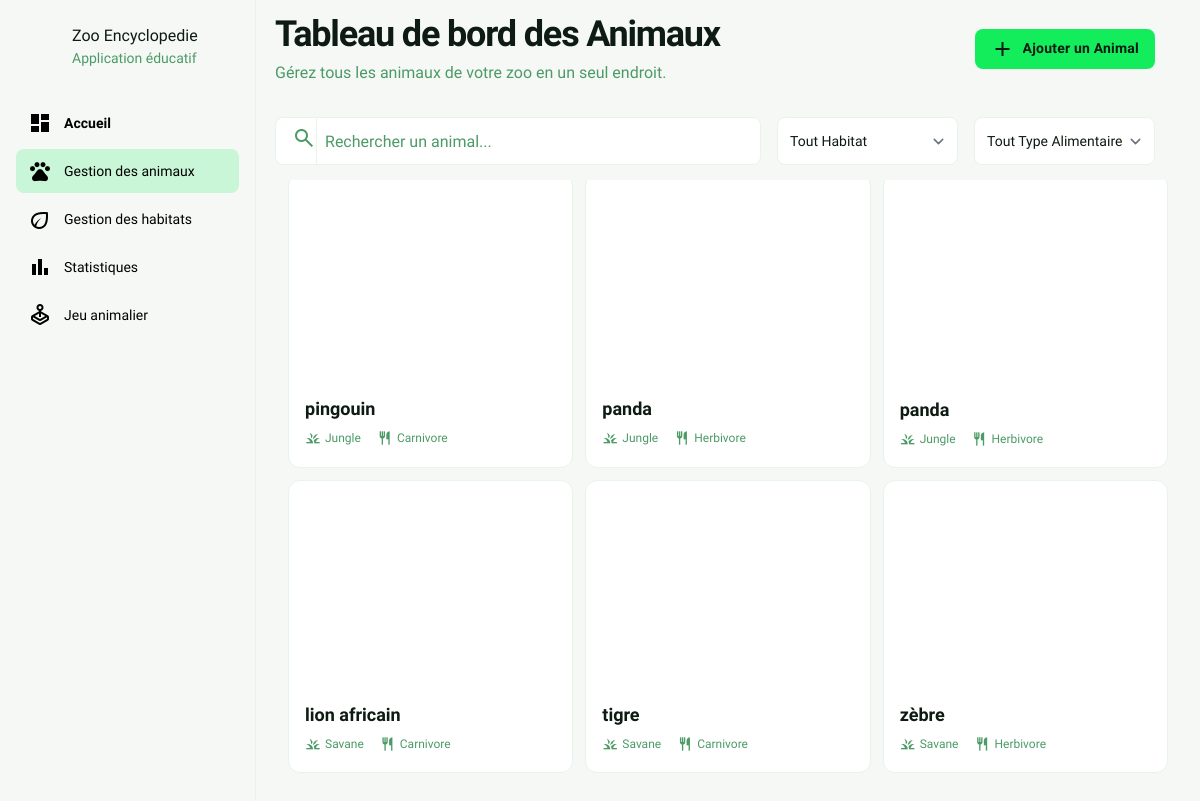
The app's page /pages/gestion_des_animaux.php with its own data.
### tables this page shows
CREATE TABLE Animal (
    IdAnimal INT PRIMARY KEY AUTO_INCREMENT,
    NomAnimal VARCHAR(100) NOT NULL,
    Type_alimentaire VARCHAR(50) not null,
    Url_image VARCHAR(100) not null,
    IdHab INT NOT NULL,
    constraint fk_habite FOREIGN KEY (IdHab) REFERENCES Habitat(IdHab),
    constraint ch_typeanimal check (
        Type_alimentaire = "Carnivore"
        or Type_alimentaire = "Herbivore"
        or Type_alimentaire = "Omnivore"
    )
);

CREATE TABLE Habitat (
    IdHab INT PRIMARY KEY AUTO_INCREMENT,
    NomHab VARCHAR(100) NOT NULL UNIQUE,
    Description_Hab VARCHAR(500) NOT NULL
);

### pages/gestion_des_animaux.php (the view, shortened to what this page needs)
<?php
include "db_connect.php";
try {
    $sql = " select a.IdAnimal ,a.NomAnimal, a.Type_alimentaire ,h.NomHab,a.Url_image from animal as a join habitat as h where  a.IdHab=h.IdHab";
    $resultat = $cennect->query($sql);
    $array_animal = $resultat->fetch_all();
} catch (Exception $e) {
    error_log('page animal (17):Erreur de connexion à la base de données.', 3, "error.log");
}
?>
<!DOCTYPE html>
<html class="light" lang="fr">
<head>
    <script src="https://cdn.tailwindcss.com?plugins=forms,container-queries"></script>
</head>
<body class="font-display bg-background-light dark:bg-background-dark">
    <div class="relative flex h-auto min-h-screen w-full group/design-root ">
        <aside
            class="flex h-screen w-64 flex-col justify-between border-r border-border-light bg-foreground-light p-4 dark:border-border-dark dark:bg-foreground-dark sticky top-0">
            <div class="flex flex-col gap-2">
                <div class="flex items-center gap-3 px-1 py-2">
                    <div class="bg-center bg-no-repeat aspect-square bg-cover rounded-full size-10"
                        data-alt="Logo du Zoo"
                        style='background-image: url("https://lh3.googleusercontent.com/aida-public/AB6AXuB0Lg1OEXJcVVLNu-F6WdrhKg3x_oITAykEs4sv1tonbmxNuSYelzNpbTz0uZeDE9pn5C1fVmaHtkBsSZswb9MqE4bPkadWEdAXoShGf6e9VFYxd2HUxueX0eXHhOxmEmwV81zxkOeXGuTh_FHL-eM-5x7tof3w167DposoHSNPe5IY9s-L-g1NpZN-optSF_VH8WfQOdshKb6i8QxLM0StObMwydCAiXrkhFc1W8izSSSn34g7N28pr0md3jJqxSnH434lfcrFMF8");'>
                    </div>
                    <div class="flex flex-col">
                        <h1
                            class="text-base font-medium leading-normal text-text-light-primary dark:text-text-dark-primary">
                            Zoo Encyclopedie</h1>
                        <p
                            class="text-sm font-normal leading-normal text-text-light-secondary dark:text-text-dark-secondary">
                            Application éducatif</p>
                    </div>
                </div>
                <nav class="mt-4 flex flex-col gap-1">
                    <a class="flex items-center gap-3 rounded-lg px-3 py-2.5 hover:bg-primary/10 dark:hover:bg-primary/20"
                        href="index.php">
                        <span class="material-symbols-outlined text-text-light dark:text-text-dark"
                            style="font-variation-settings: 'FILL' 1;">dashboard</span>
                        <span class="text-sm font-semibold leading-normal text-text-light dark:text-text-dark">Accueil
                        </span>
                    </a>
                    <a class="flex items-center gap-3 rounded-lg px-3 py-2.5 bg-primary/20 dark:bg-primary/30"
                        href="gestion_des_animaux.php">
                        <span class="material-symbols-outlined text-text-light dark:text-text-dark">pets</span>
                        <span class="text-sm font-medium leading-normal text-text-light dark:text-text-dark">Gestion des
                            animaux</span>
                    </a>
                    <a class="flex items-center gap-3 rounded-lg px-3 py-2.5 hover:bg-primary/10 dark:hover:bg-primary/20"
                        href="gestion_des_habitats.php">
                        <span class="material-symbols-outlined text-text-light dark:text-text-dark">eco</span>
                        <span class="text-sm font-medium leading-normal text-text-light dark:text-text-dark">Gestion des
                            habitats</span>
                    </a>
                    <a class="flex items-center gap-3 rounded-lg px-3 py-2.5 hover:bg-primary/10 dark:hover:bg-primary/20"
                        href="Statistiques.php">
                        <span class="material-symbols-outlined text-text-light dark:text-text-dark">bar_chart</span>
                        <span
                            class="text-sm font-medium leading-normal text-text-light dark:text-text-dark">Statistiques</span>
                    </a>
                    <a class="flex items-center gap-3 rounded-lg px-3 py-2.5 hover:bg-primary/10 dark:hover:bg-primary/20"
                        href="jeux.php">
                        <span class="material-symbols-outlined text-text-light dark:text-text-dark">joystick</span>
                        <span class="text-sm font-medium leading-normal text-text-light dark:text-text-dark">Jeu
                            animalier</span>
                    </a>
                </nav>
            </div>
        </aside>
        <div class="flex-1 flex flex-col">
            <main class="flex-1 p-4 sm:p-6 lg:p-8    ">
                <div class="mx-auto max-w-7xl   position : relative ">
                    <div class=" mt-[-35px] p-[15px] z-10 position: fixed  left-[260px] right-[30px] bg-background-light">
                        <header class="flex flex-wrap items-center justify-between gap-4">
                            <div class="flex flex-col gap-1">
                                <h1
                                    class="text-4xl font-black leading-tight tracking-[-0.033em] text-text-light-primary dark:text-text-dark-primary">
                                    Tableau de bord des Animaux</h1>
                                <p
                                    class="text-base font-normal leading-normal text-text-light-secondary dark:text-text-dark-secondary">
                                    Gérez tous les animaux de votre zoo en un seul endroit.</p>
                            </div>
                            <form action="" method="POST">
                                <button id="ajouter-animal"
                                    class="hidden h-10 min-w-[84px] cursor-pointer items-center justify-center gap-2 overflow-hidden rounded-lg bg-primary px-4 text-sm font-bold leading-normal tracking-[0.015em] text-text-light-primary sm:flex">
                                    <span class="material-symbols-outlined">add</span>
                                    <span class="truncate">Ajouter un Animal</span>
                                </button>
                            </form>
                        </header>
                        <form action="" method="POST" class="position: relative">
                            <div class="mt-8 flex flex-col gap-4 md:flex-row md:items-center">
                                <div class="flex-grow">
                                    <label class="flex h-12 w-full min-w-40 flex-col">
                                        <div class="flex h-full w-full flex-1 items-stretch rounded-lg">
                                            <div
                                                class="flex items-center justify-center rounded-l-lg border-y border-l border-border-light bg-card-light pl-4 text-text-light-secondary dark:border-border-dark dark:bg-card-dark dark:text-text-dark-secondary">
                                                <button type="submit">
                                                    <span class="material-symbols-outlined">search</span>
                                                </button>
                                            </div>
                                            <input name="search"
                                                class="form-input h-full w-full min-w-0 flex-1 resize-none overflow-hidden rounded-r-lg border border-border-light bg-card-light pl-2 text-base font-normal leading-normal text-text-light-primary placeholder:text-text-light-secondary focus:outline-0 focus:ring-2 focus:ring-primary/50 dark:border-border-dark dark:bg-card-dark dark:text-text-dark-primary dark:placeholder:text-text-dark-secondary"
                                                placeholder="Rechercher un animal..." />
                                        </div>
                                    </label>
                                </div>
                                <div class="flex flex-wrap gap-4">
                                    <div class="flex-1">
                                        <select name="Habitat"
                                            class="form-select h-12 w-full min-w-[180px] rounded-lg border border-border-light bg-card-light pr-8 text-sm font-medium text-text-light-primary focus:outline-none focus:ring-2 focus:ring-primary/50 dark:border-border-dark dark:bg-card-dark dark:text-text-dark-primary"
                                            id="habitat-filter">
                                            <option selected="">Tout Habitat</option>
                                        </select>
                                    </div>
                                    <div class="flex-1">
                                        <select name="type-Alimentaire"
                                            class="form-select h-12 w-full min-w-[180px] rounded-lg border border-border-light bg-card-light pr-8 text-sm font-medium text-text-light-primary focus:outline-none focus:ring-2 focus:ring-primary/50 dark:border-border-dark dark:bg-card-dark dark:text-text-dark-primary"
                                            id="diet-filter">
                                            <option value="Tout-Type-Alimentaire" selected>Tout Type Alimentaire</option>
                                        </select>
                                    </div>
                                </div>
                            </div>
                        </form>
                    </div>
                    <div class="h-[110px]">
                    </div>
                    <div class="mt-8 grid grid-cols-[repeat(auto-fill,minmax(220px,1fr))] gap-3">
                        <?php
                        if (count($array_animal))
                            foreach ($array_animal as $animal) { ?>
                            <div
                                class="group flex flex-col gap-4 rounded-xl border border-border-light bg-card-light p-4 transition-shadow hover:shadow-lg dark:border-border-dark dark:bg-card-dark dark:hover:shadow-primary/10">
                                <div class="relative aspect-[4/3] w-full overflow-hidden rounded-lg bg-cover bg-center bg-no-repeat"
                                    data-alt="A majestic lion with a golden mane resting in a savanna environment."
                                    style='background-image: url("images/<?= $animal[4] ?>");'>
                                </div>
                                <div>
                                    <p
                                        class="text-lg font-bold leading-normal text-text-light-primary dark:text-text-dark-primary">
                                        <?= $animal["1"] ?>
                                    </p>
                                    <div
                                        class="mt-1 flex items-center gap-4 text-text-light-secondary dark:text-text-dark-secondary">
                                        <span class="flex items-center gap-1 text-[12px]"><span
                                                class="material-symbols-outlined text-base">grass</span>
                                            <?= $animal["3"] ?>
                                        </span>
                                        <span class="flex items-center gap-1 text-[12px]"><span
                                                class="material-symbols-outlined text-base">restaurant</span>
                                            <?= $animal["2"] ?>
                                        </span>
                                    </div>
                                </div>
                            </div>
                        <?php }
                         ?>
                    </div>
                </div>
            </main>
        </div>
    </div>
</body>
</html>

### pages/gestion_des_animaux.php (style rules this page uses)
.material-symbols-outlined { font-variation-settings: 'FILL' 0, 'wght' 400, 'GRAD' 0, 'opsz' 24; }

### records on screen
animal: NomAnimal "pingouin", IdHab.NomHab "Jungle", Type_alimentaire "Carnivore"
animal: NomAnimal "panda", IdHab.NomHab "Jungle", Type_alimentaire "Herbivore"
animal: NomAnimal "panda", IdHab.NomHab "Jungle", Type_alimentaire "Herbivore"
animal: NomAnimal "lion africain", IdHab.NomHab "Savane", Type_alimentaire "Carnivore"
animal: NomAnimal "tigre", IdHab.NomHab "Savane", Type_alimentaire "Carnivore"
animal: NomAnimal "zèbre", IdHab.NomHab "Savane", Type_alimentaire "Herbivore"
